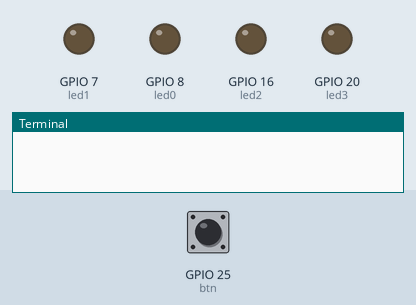
The program below on a simulated Raspberry Pi (BCM pin numbers). Shown: output pins drawn as LEDs (lit = HIGH), the last lines printed to the terminal. Inputs (shaded band) come from the test bench; at power-on: GPIO 25 (btn) HIGH.

Above: at 1.2 s.
1.3 s: GPIO 25 (btn) pulled LOW for 0.15 s
At 1.8 s:
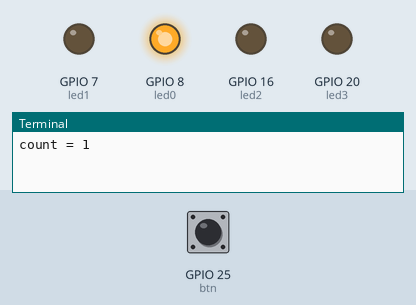
2.9 s: GPIO 25 (btn) pulled LOW for 1 s
At 4.2 s:
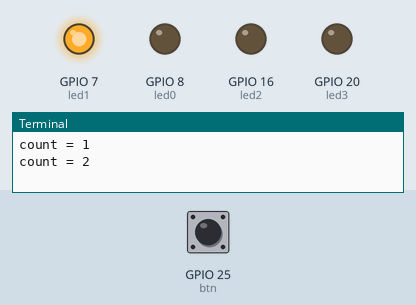
5.4 s: GPIO 25 (btn) pulled LOW for 0.15 s
At 6.1 s:
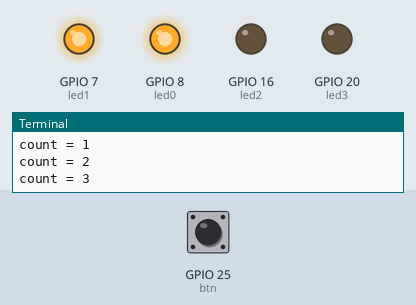
7.0 s: GPIO 25 (btn) pulled LOW for 3.2 s
At 7.3 s:
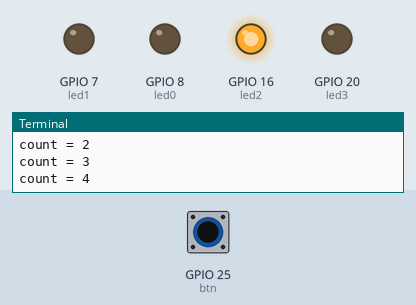
11.7 s: GPIO 25 (btn) pulled LOW for 0.15 s
At 12.1 s:
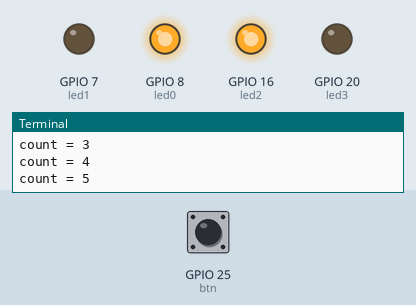
13.3 s: GPIO 25 (btn) pulled LOW for 1 s
At 14.5 s:
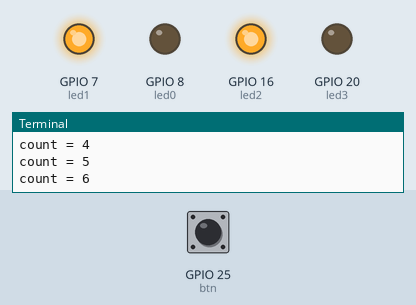
Timing chart, 0 to 16.3 s (numbered marks = the images above; inputs shaded):
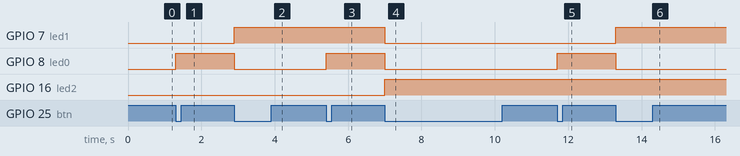

Measured:
- after the input at 1.3 s, GPIO 8 (led0): LOW → HIGH at once
- after the input at 2.9 s, GPIO 7 (led1): LOW → HIGH at once; GPIO 8 (led0): HIGH → LOW at once
- after the input at 5.4 s, GPIO 8 (led0): LOW → HIGH at once
- after the input at 7.0 s, GPIO 7 (led1), GPIO 8 (led0): HIGH → LOW at once; GPIO 16 (led2): LOW → HIGH at once
- after the input at 11.7 s, GPIO 8 (led0): LOW → HIGH at once
- after the input at 13.3 s, GPIO 7 (led1): LOW → HIGH at once; GPIO 8 (led0): HIGH → LOW at once

The program:

buttonLed_counter16.py
```python
from gpiozero import LED, Button
from signal import pause

# 4비트용 LED 연결
led0 = LED(8)   # LSB (2^0)
led1 = LED(7)   # 2^1
led2 = LED(16)  # 2^2
led3 = LED(20)  # MSB (2^3) — 추가 필요!

btn = Button(25)

count = 0  # 0~15 사이의 숫자를 저장하는 카운터 변수

# 숫자를 이진수로 변환해 LED로 표시하는 함수
def show_binary(n):
    led0.value = n & 0b0001
    led1.value = (n >> 1) & 0b0001
    led2.value = (n >> 2) & 0b0001
    led3.value = (n >> 3) & 0b0001

# 버튼이 눌렸을 때 호출되는 함수
def on_button_pressed():
    global count
    count = (count + 1) % 16  # 0~15까지 증가 후 다시 0으로
    show_binary(count)
    print(f"count = {count}")

# 버튼 눌렀을 때 이벤트 연결
btn.when_pressed = on_button_pressed

pause()  # 프로그램을 계속 실행시켜주는 대기 함수
```
